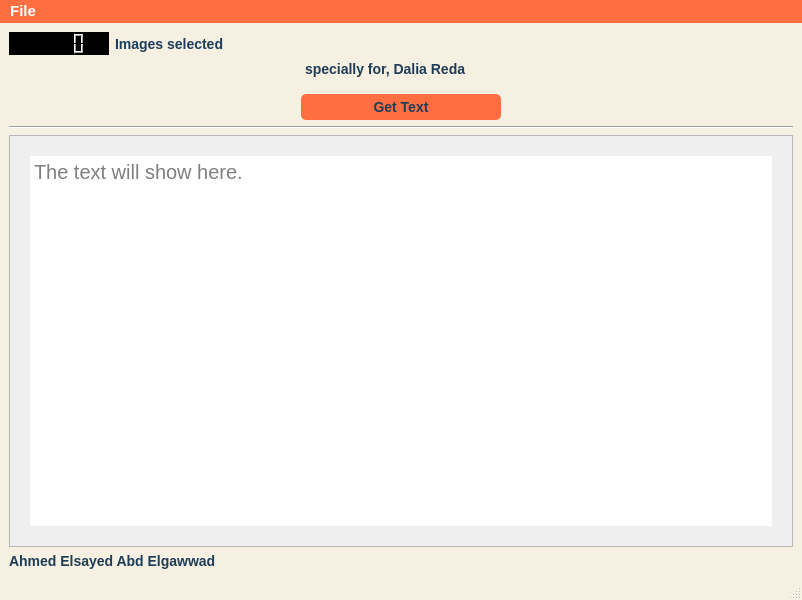
<?xml version="1.0" encoding="UTF-8"?>
<ui version="4.0">
 <class>MainWindow</class>
 <widget class="QMainWindow" name="MainWindow">
  <property name="geometry">
   <rect>
    <x>0</x>
    <y>0</y>
    <width>802</width>
    <height>600</height>
   </rect>
  </property>
  <property name="minimumSize">
   <size>
    <width>600</width>
    <height>600</height>
   </size>
  </property>
  <property name="windowTitle">
   <string>MainWindow</string>
  </property>
  <property name="styleSheet">
   <string notr="true">QLabel{color:#1e3d59;font-size:14px;font-weight:650}
QMainWindow#MainWindow{
background-color:#f5f0e1
}

QPushButton,QAction{
background-color:#ff6e40;
color:#1e3d59;
font-size:14px;
font-weight:650;
border-radius:5px;
padding:5px 10
}
QPushButton:hover{
background-color:#ffc13b;
color:#1e3d59
}

QMenuBar{
background-color:#ff6e40;
color:#fff;
font-size:15px;
font-weight:800
}

QMenu{
background-color:#ff6e40;
color:#1e3d59;
cursor:pointer
}
QTextEdit#textEdit{
text-align:center
}</string>
  </property>
  <widget class="QWidget" name="centralwidget">
   <layout class="QGridLayout" name="gridLayout">
    <item row="3" column="2">
     <spacer name="horizontalSpacer">
      <property name="orientation">
       <enum>Qt::Horizontal</enum>
      </property>
      <property name="sizeHint" stdset="0">
       <size>
        <width>279</width>
        <height>20</height>
       </size>
      </property>
     </spacer>
    </item>
    <item row="3" column="0">
     <spacer name="horizontalSpacer_2">
      <property name="orientation">
       <enum>Qt::Horizontal</enum>
      </property>
      <property name="sizeHint" stdset="0">
       <size>
        <width>279</width>
        <height>20</height>
       </size>
      </property>
     </spacer>
    </item>
    <item row="4" column="0" colspan="3">
     <widget class="Line" name="line">
      <property name="orientation">
       <enum>Qt::Horizontal</enum>
      </property>
     </widget>
    </item>
    <item row="5" column="0" colspan="3">
     <widget class="QTextEdit" name="textEdit">
      <property name="font">
       <font>
        <pointsize>-1</pointsize>
       </font>
      </property>
      <property name="layoutDirection">
       <enum>Qt::LeftToRight</enum>
      </property>
      <property name="styleSheet">
       <string notr="true">font-size:20px;
padding:20px;
text-align:center</string>
      </property>
      <property name="lineWrapMode">
       <enum>QTextEdit::NoWrap</enum>
      </property>
      <property name="placeholderText">
       <string>The text will show here.</string>
      </property>
     </widget>
    </item>
    <item row="3" column="1">
     <widget class="QPushButton" name="pushButton">
      <property name="sizePolicy">
       <sizepolicy hsizetype="Preferred" vsizetype="Fixed">
        <horstretch>0</horstretch>
        <verstretch>0</verstretch>
       </sizepolicy>
      </property>
      <property name="minimumSize">
       <size>
        <width>200</width>
        <height>0</height>
       </size>
      </property>
      <property name="statusTip">
       <string>Ectract the text from the images</string>
      </property>
      <property name="text">
       <string>Get Text</string>
      </property>
     </widget>
    </item>
    <item row="1" column="0" colspan="3">
     <layout class="QHBoxLayout" name="horizontalLayout">
      <item>
       <widget class="QLCDNumber" name="lcdNumber">
        <property name="maximumSize">
         <size>
          <width>100</width>
          <height>100</height>
         </size>
        </property>
        <property name="font">
         <font>
          <pointsize>8</pointsize>
          <weight>75</weight>
          <bold>true</bold>
         </font>
        </property>
        <property name="styleSheet">
         <string notr="true">background-color: rgb(0, 0, 0);
</string>
        </property>
       </widget>
      </item>
      <item>
       <widget class="QLabel" name="label">
        <property name="font">
         <font>
          <pointsize>-1</pointsize>
          <weight>81</weight>
          <bold>true</bold>
         </font>
        </property>
        <property name="text">
         <string>Images selected</string>
        </property>
       </widget>
      </item>
     </layout>
    </item>
    <item row="2" column="2">
     <spacer name="horizontalSpacer_3">
      <property name="orientation">
       <enum>Qt::Horizontal</enum>
      </property>
      <property name="sizeHint" stdset="0">
       <size>
        <width>40</width>
        <height>20</height>
       </size>
      </property>
     </spacer>
    </item>
    <item row="2" column="1">
     <widget class="QLabel" name="label_2">
      <property name="maximumSize">
       <size>
        <width>16777215</width>
        <height>16777215</height>
       </size>
      </property>
      <property name="styleSheet">
       <string notr="true">
font: 25 12pt &quot;Yu Gothic UI&quot;;
border-bottom:1px solid #333;
padding-bottom:10px
</string>
      </property>
      <property name="text">
       <string>specially for, Dalia Reda</string>
      </property>
     </widget>
    </item>
    <item row="2" column="0">
     <spacer name="horizontalSpacer_4">
      <property name="orientation">
       <enum>Qt::Horizontal</enum>
      </property>
      <property name="sizeHint" stdset="0">
       <size>
        <width>40</width>
        <height>20</height>
       </size>
      </property>
     </spacer>
    </item>
    <item row="6" column="0">
     <widget class="QLabel" name="label_3">
      <property name="text">
       <string>Ahmed Elsayed Abd Elgawwad</string>
      </property>
     </widget>
    </item>
   </layout>
  </widget>
  <widget class="QMenuBar" name="menubar">
   <property name="geometry">
    <rect>
     <x>0</x>
     <y>0</y>
     <width>802</width>
     <height>26</height>
    </rect>
   </property>
   <widget class="QMenu" name="menuFile">
    <property name="title">
     <string>File</string>
    </property>
    <addaction name="actionSelect_Image"/>
    <addaction name="separator"/>
    <addaction name="actionSave_as_2"/>
   </widget>
   <addaction name="menuFile"/>
  </widget>
  <widget class="QStatusBar" name="statusbar"/>
  <action name="actionSelect_Image">
   <property name="text">
    <string>Select Images</string>
   </property>
   <property name="statusTip">
    <string>Select the images to extract text from</string>
   </property>
  </action>
  <action name="actionSave_as">
   <property name="text">
    <string>Save as</string>
   </property>
  </action>
  <action name="actionSave_as_2">
   <property name="text">
    <string>Save as</string>
   </property>
   <property name="statusTip">
    <string>Save the text in file</string>
   </property>
   <property name="shortcut">
    <string>Ctrl+S</string>
   </property>
  </action>
 </widget>
 <resources/>
 <connections/>
</ui>
